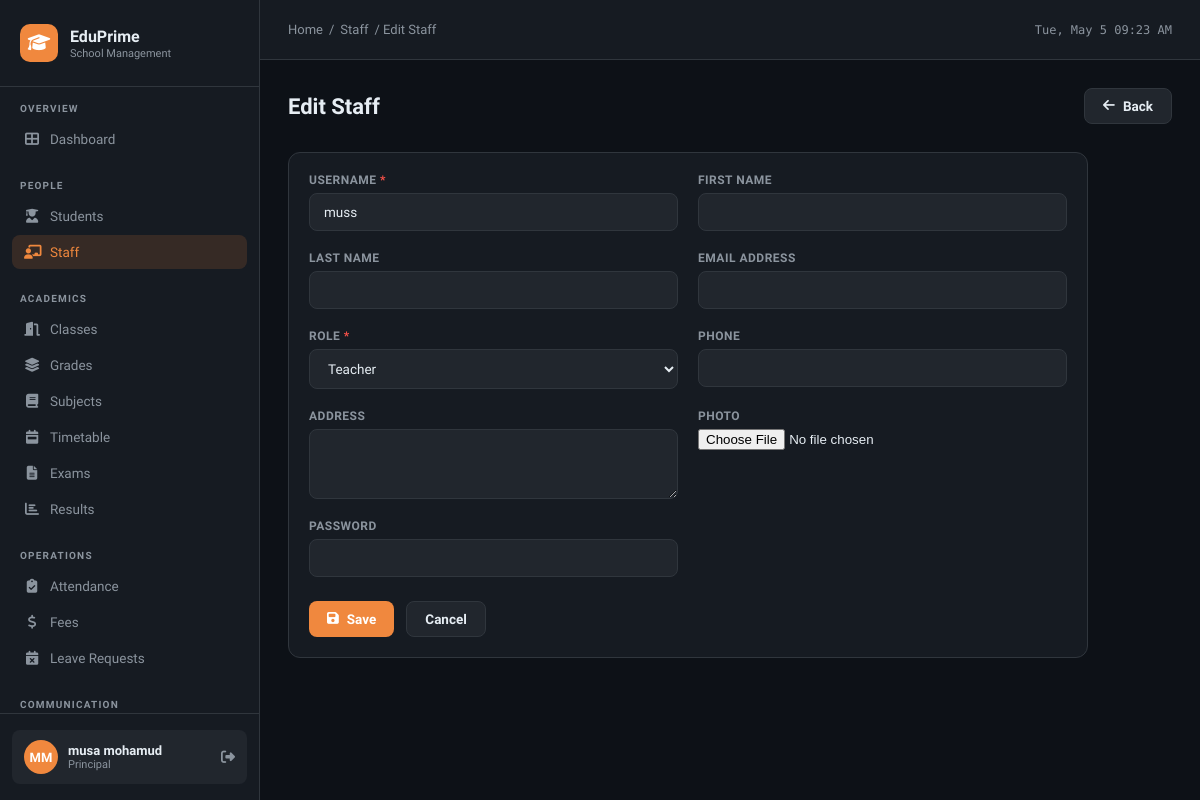
The page /staff/1/edit/ (signed in) on the database its author committed.
### school/models.py (models this page shows, shortened)
class User(AbstractUser):
    ROLE_CHOICES = [
        ('admin', 'Admin'),
        ('principal', 'Principal'),
        ('teacher', 'Teacher'),
        ('accountant', 'Accountant'),
        ('parent', 'Parent'),
        ('student', 'Student'),
    ]
    role = models.CharField(max_length=20, choices=ROLE_CHOICES, default='teacher')
    phone = models.CharField(max_length=20, blank=True)
    address = models.TextField(blank=True)
    photo = models.ImageField(upload_to='users/', blank=True, null=True)

### school/views.py (the view)
# urls.py: path('staff/<int:pk>/edit/', views.staff_edit, name='staff_edit'),
@login_required
def staff_edit(request, pk):
    staff = get_object_or_404(User, pk=pk)
    form = UserForm(request.POST or None, request.FILES or None, instance=staff)
    if form.is_valid():
        form.save()
        messages.success(request, 'Staff updated successfully.')
        return redirect('staff_detail', pk=pk)
    return render(request, 'school/staff_form.html', {'form': form, 'title': 'Edit Staff', 'staff': staff})

### school/forms.py (shortened to what this page needs)
class UserForm(forms.ModelForm):
    password = forms.CharField(widget=forms.PasswordInput(attrs={'class': 'form-input'}), required=False)
    class Meta:
        model = User
        fields = ['username', 'first_name', 'last_name', 'email', 'role', 'phone', 'address', 'photo', 'password']
        widgets = {
            'address': forms.Textarea(attrs={'rows': 3}),
        }
    def __init__(self, *args, **kwargs):
        super().__init__(*args, **kwargs)
        for field in self.fields.values():
            if not isinstance(field.widget, (forms.CheckboxInput, forms.FileInput)):
                field.widget.attrs['class'] = 'form-input'

### school/templates/school/staff_form.html (shortened to what this page needs)
{% extends 'school/base.html' %}
{% block breadcrumb %}<a href="{% url 'dashboard' %}">Home</a> / <a href="{% url 'staff_list' %}">Staff</a> / {{ title }}{% endblock %}
{% block content %}
<div class="page-header">
  <div><div class="page-title">{{ title }}</div></div>
  <a href="{% url 'staff_list' %}" class="btn btn-secondary"><i class="fas fa-arrow-left"></i> Back</a>
</div>
<div class="card" style="max-width:800px;">
  <div class="card-body">
    <form method="post" enctype="multipart/form-data">
      <div class="form-grid">
        {% for field in form %}
        <div class="form-group">
          <label>{{ field.label }}{% if field.field.required %} <span style="color:var(--red)">*</span>{% endif %}</label>
          {{ field }}
        </div>
        {% endfor %}
      </div>
      <div class="form-actions">
        <button type="submit" class="btn btn-primary"><i class="fas fa-save"></i> Save</button>
        <a href="{% url 'staff_list' %}" class="btn btn-secondary">Cancel</a>
      </div>
    </form>
  </div>
</div>
{% endblock %}

### school/templates/school/base.html (shortened to what this page needs)
<!DOCTYPE html>
<html lang="en">
<head>
<link rel="stylesheet" href="https://cdnjs.cloudflare.com/ajax/libs/font-awesome/6.5.0/css/all.min.css">
</head>
<body>
{% if user.is_authenticated %}
<aside class="sidebar">
  <div class="sidebar-logo">
    <div class="logo-icon"><i class="fas fa-graduation-cap"></i></div>
    <div>
      <div class="logo-text">EduPrime</div>
      <div class="logo-sub">School Management</div>
    </div>
  </div>
  <nav class="sidebar-nav">
    <div class="nav-section">
      <div class="nav-label">Overview</div>
      <a href="{% url 'dashboard' %}" class="nav-item {% if request.resolver_match.url_name == 'dashboard' %}active{% endif %}">
        <i class="fas fa-th-large"></i> Dashboard
      </a>
    </div>
    <div class="nav-section">
      <div class="nav-label">People</div>
      <a href="{% url 'student_list' %}" class="nav-item {% if 'student' in request.resolver_match.url_name %}active{% endif %}">
        <i class="fas fa-user-graduate"></i> Students
      </a>
      <a href="{% url 'staff_list' %}" class="nav-item {% if 'staff' in request.resolver_match.url_name %}active{% endif %}">
        <i class="fas fa-chalkboard-teacher"></i> Staff
      </a>
    </div>
    <div class="nav-section">
      <div class="nav-label">Academics</div>
      <a href="{% url 'class_list' %}" class="nav-item {% if 'class' in request.resolver_match.url_name %}active{% endif %}">
        <i class="fas fa-door-open"></i> Classes
      </a>
      <a href="{% url 'grade_list' %}" class="nav-item {% if 'grade' in request.resolver_match.url_name %}active{% endif %}">
        <i class="fas fa-layer-group"></i> Grades
      </a>
      <a href="{% url 'subject_list' %}" class="nav-item {% if 'subject' in request.resolver_match.url_name %}active{% endif %}">
        <i class="fas fa-book"></i> Subjects
      </a>
      <a href="{% url 'timetable_list' %}" class="nav-item {% if 'timetable' in request.resolver_match.url_name %}active{% endif %}">
        <i class="fas fa-calendar-week"></i> Timetable
      </a>
      <a href="{% url 'exam_list' %}" class="nav-item {% if 'exam' in request.resolver_match.url_name %}active{% endif %}">
        <i class="fas fa-file-alt"></i> Exams
      </a>
      <a href="{% url 'result_list' %}" class="nav-item {% if 'result' in request.resolver_match.url_name %}active{% endif %}">
        <i class="fas fa-chart-bar"></i> Results
      </a>
    </div>
    <div class="nav-section">
      <div class="nav-label">Operations</div>
      <a href="{% url 'attendance_list' %}" class="nav-item {% if 'attendance' in request.resolver_match.url_name %}active{% endif %}">
        <i class="fas fa-clipboard-check"></i> Attendance
      </a>
      <a href="{% url 'fee_list' %}" class="nav-item {% if 'fee' in request.resolver_match.url_name %}active{% endif %}">
        <i class="fas fa-dollar-sign"></i> Fees
      </a>
      <a href="{% url 'leave_list' %}" class="nav-item {% if 'leave' in request.resolver_match.url_name %}active{% endif %}">
        <i class="fas fa-calendar-times"></i> Leave Requests
      </a>
    </div>
    <div class="nav-section">
      <div class="nav-label">Communication</div>
    </div>
  </nav>
  <div class="sidebar-footer">
    <div class="user-card">
      <div class="user-avatar">{{ user.first_name|first|upper }}{{ user.last_name|first|upper }}</div>
      <div>
        <div class="user-name">{{ user.get_full_name|default:user.username }}</div>
        <div class="user-role">{{ user.role }}</div>
      </div>
      <a href="{% url 'logout' %}" class="user-logout" title="Logout"><i class="fas fa-sign-out-alt"></i></a>
    </div>
  </div>
</aside>
{% endif %}
<div class="main">
  {% if user.is_authenticated %}
  <header class="topbar">
    <div class="topbar-breadcrumb">
      {% block breadcrumb %}<a href="{% url 'dashboard' %}">Home</a>{% endblock %}
    </div>
    <div class="topbar-date" id="clock"></div>
  </header>
  {% endif %}
  <div class="content">
    {% block content %}{% endblock %}
  </div>
</div>
</body>
</html>

### rows shown on the page
User: first_name|first "M", last_name|first "M", get_full_name "musa mohamud", role "Principal"
User: form "muss" "Teacher"

### other values the page prints
{{ title }} "Edit Staff"
{{ field.label }} "USERNAME" "FIRST NAME" "LAST NAME" "EMAIL ADDRESS" "ROLE" "PHONE" "ADDRESS" "PHOTO" "PASSWORD"
